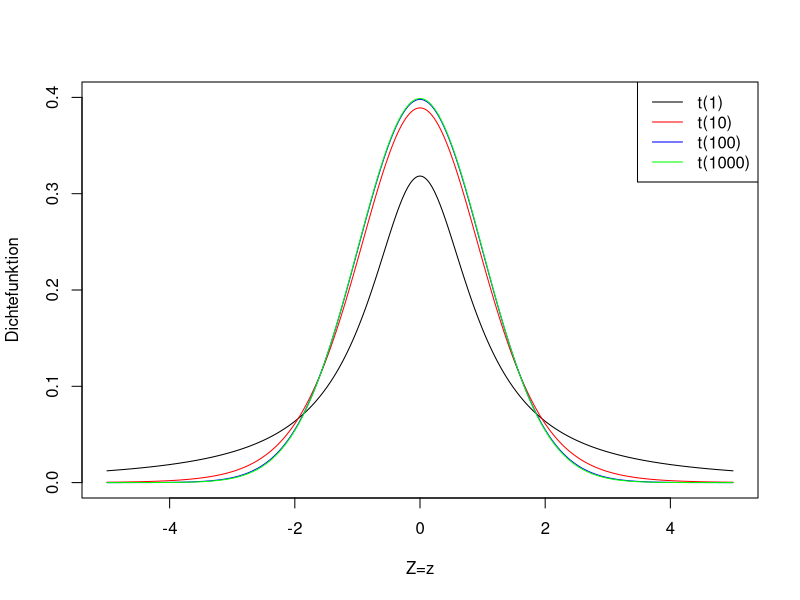
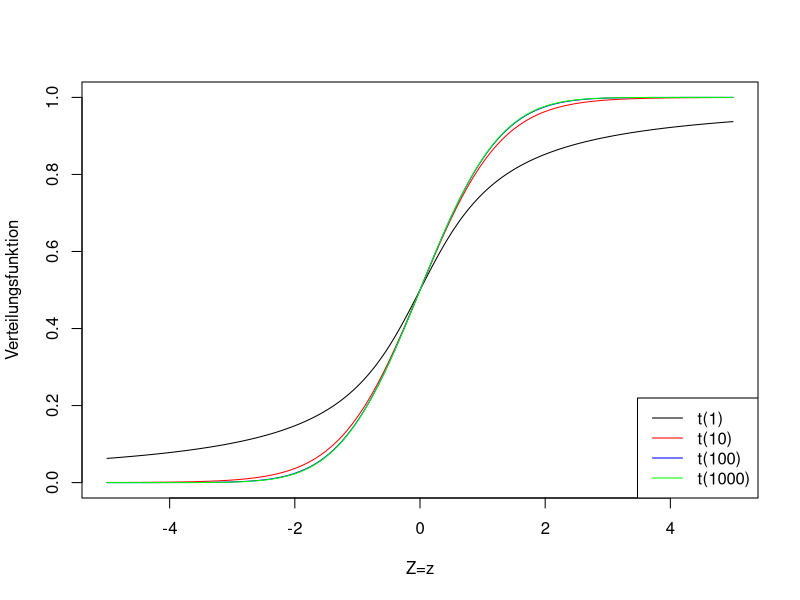
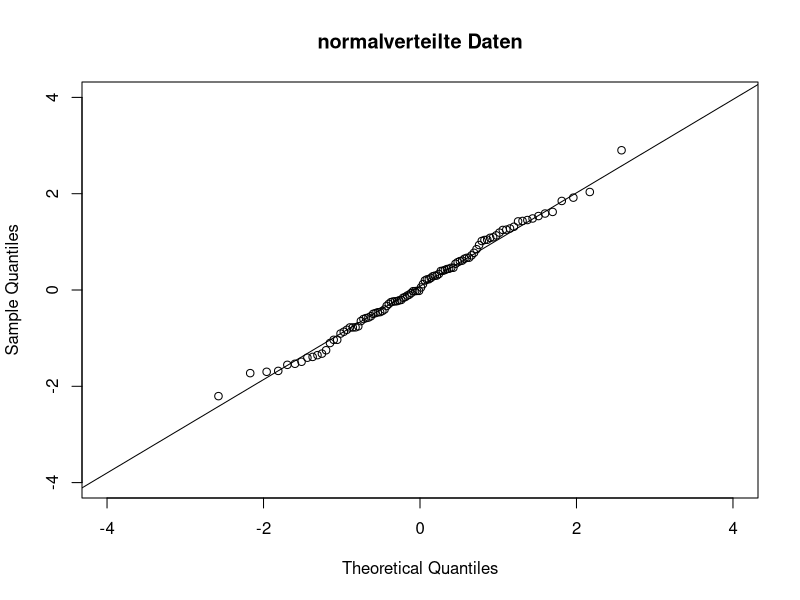
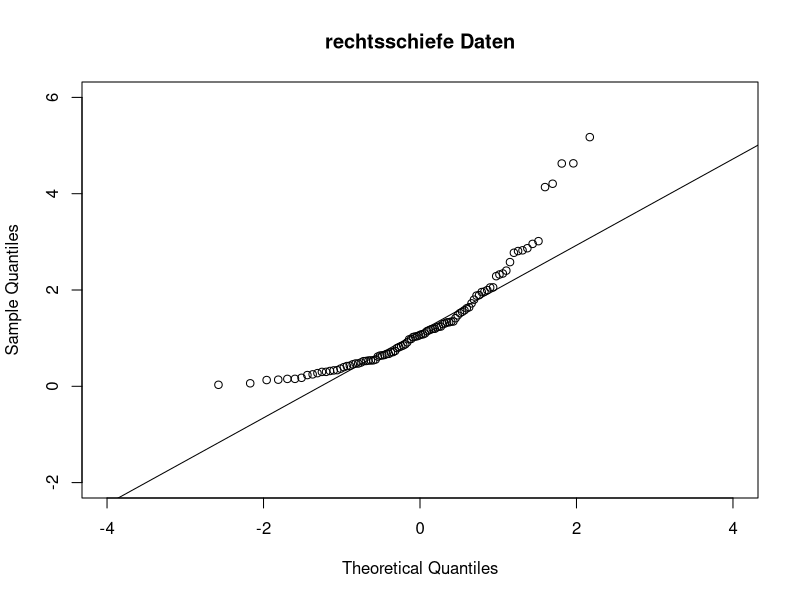
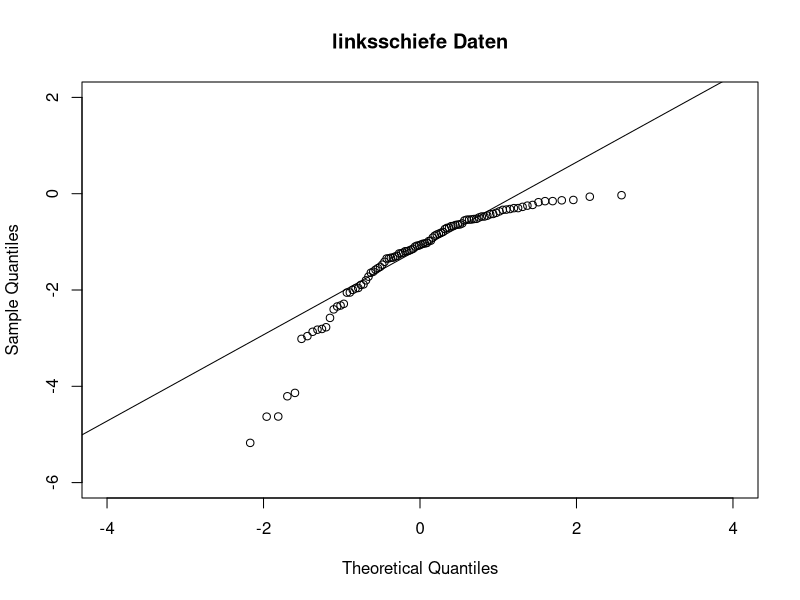
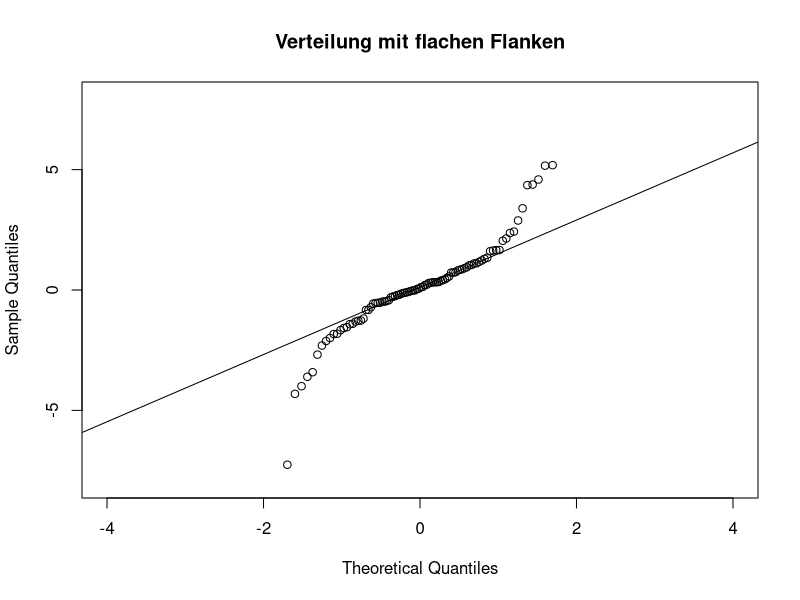

Generate these figures, in order, with R:
## ---- chunk 1
# pdf
plot(seq(-5,5,0.01), dt(seq(-5,5,0.01), 1), ylim=c(0,0.4), type='l',
     xlab='Z=z', ylab='Dichtefunktion')
lines(seq(-5,5,0.01), dt(seq(-5,5,0.01), 10), col='red')
lines(seq(-5,5,0.01), dt(seq(-5,5,0.01), 100), col='blue')
lines(seq(-5,5,0.01), dt(seq(-5,5,0.01), 1000), col='green')
legend('topright', legend=c('t(1)', 't(10)', 't(100)', 't(1000)'),
       col=c('black', 'red', 'blue', 'green'), lty=1)
# cdf
plot(seq(-5,5,0.01), pt(seq(-5,5,0.01), 1), ylim=c(0,1), type='l',
     xlab='Z=z', ylab='Verteilungsfunktion')
lines(seq(-5,5,0.01), pt(seq(-5,5,0.01), 10), ylim=c(0,1), col='red')
lines(seq(-5,5,0.01), pt(seq(-5,5,0.01), 100), ylim=c(0,1), col='blue')
lines(seq(-5,5,0.01), pt(seq(-5,5,0.01), 1000), ylim=c(0,1), col='green')
legend('bottomright', legend=c('t(1)', 't(10)', 't(100)', 't(1000)'),
       col=c('black', 'red', 'blue', 'green'), lty=1)
## ---- chunk 2
# Paket laden, das für das Einlesen von xlsx gebraucht wird
library("readxl")
# Daten einlesen
reisedat <- read_excel("data/Daten_Distanz_Stationen.xlsx")
# in Zahlen und data.frame umwandeln
reisedat <- as.data.frame(apply(reisedat, 2, as.numeric))
## ---- chunk 3
# 1) simuliere normalverteilte Daten
x_norm <- rnorm(100, 0, 1)
# QQ-Plot
qqnorm(x_norm, xlim = c(-4, 4), ylim = c(-4, 4), main='normalverteilte Daten')
qqline(x_norm)
# 2) simuliere rechtsschiefe Daten
x_right <- rlnorm(100, 0, 1)
# QQ-Plot
qqnorm(x_right, xlim = c(-4, 4), ylim = c(-2, 6), main='rechtsschiefe Daten')
qqline(x_right)
# 3) simuliere linksschiefe Daten
x_left <- -x_right
# QQ-Plot
qqnorm(x_left, xlim = c(-4, 4), ylim = c(-6, 2), main='linksschiefe Daten')
qqline(x_left)
# 4) simuliere Verteilung mit flachen Flanken
x_thick <- rcauchy(100, 0, 1)
# QQ-Plot
qqnorm(x_thick, xlim = c(-4, 4), ylim = c(-8, 8), main='Verteilung mit flachen Flanken')
qqline(x_thick)
